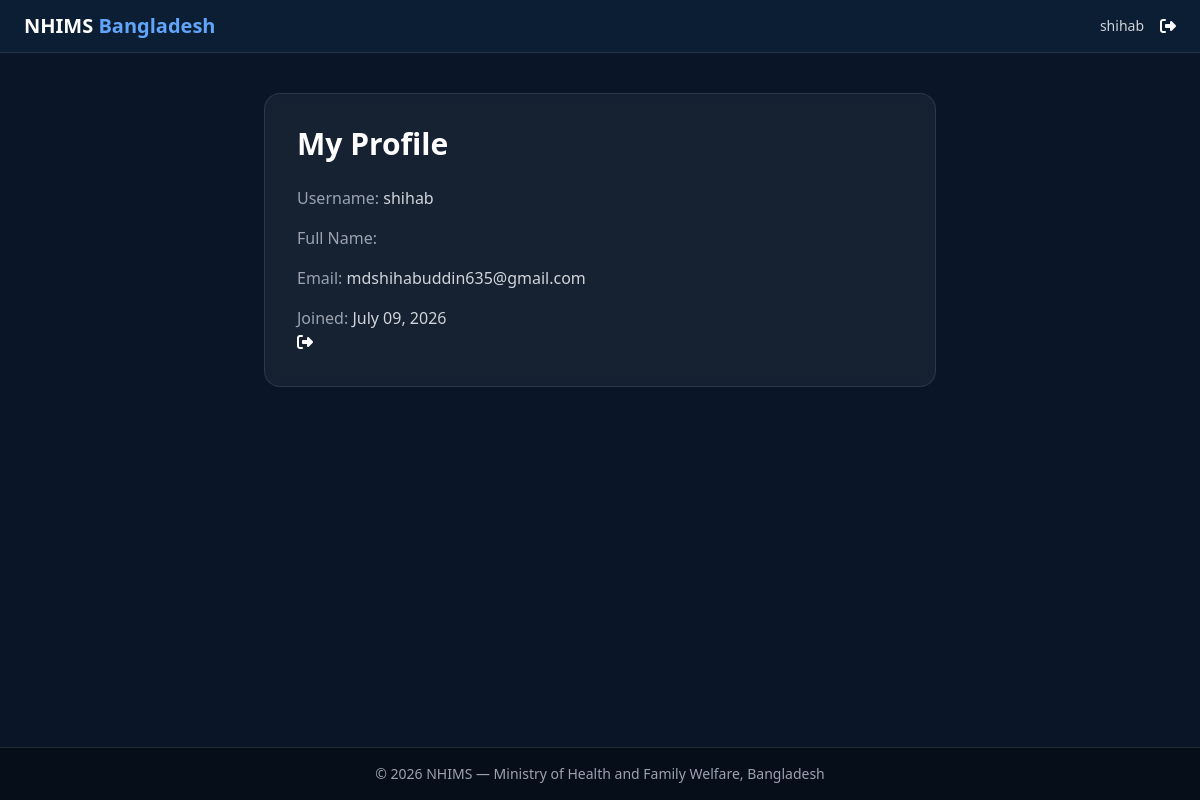
The page /accounts/profile/ (signed in) on the database its author committed.
### accounts/models.py (models this page shows, shortened)
class User(AbstractUser):
    class Role(models.TextChoices):
        SUPER_ADMIN = 'super_admin', 'Super Admin'
        HOSPITAL_ADMIN = 'hospital_admin', 'Hospital Admin'
        DOCTOR = 'doctor', 'Doctor'
        RECEPTIONIST = 'receptionist', 'Receptionist'
        LAB_TECHNICIAN = 'lab_technician', 'Lab Technician'
        PHARMACIST = 'pharmacist', 'Pharmacist'
        PATIENT = 'patient', 'Patient'
    role = models.CharField(
        max_length=30,
        choices=Role.choices,
        default=Role.PATIENT,
        help_text="User role – determines permissions and dashboard view"
    )
    phone_number = models.CharField(max_length=15, blank=True, null=True)
    nid = models.CharField(max_length=20, unique=True, blank=True, null=True)
    profile_picture = models.ImageField(upload_to='profile_pics/', blank=True, null=True)
    hospital = models.ForeignKey(
        'hospitals.Hospital',
        on_delete=models.SET_NULL,
        null=True,
        blank=True,
        related_name='users'
    )
    created_at = models.DateTimeField(auto_now_add=True)
    def is_super_admin(self):
        return self.role == self.Role.SUPER_ADMIN
    def is_hospital_admin(self):
        return self.role == self.Role.HOSPITAL_ADMIN
    def is_doctor(self):
        return self.role == self.Role.DOCTOR
    def is_receptionist(self):
        return self.role == self.Role.RECEPTIONIST
    def is_lab_technician(self):
        return self.role == self.Role.LAB_TECHNICIAN
    def is_pharmacist(self):
        return self.role == self.Role.PHARMACIST
    def is_patient(self):
        return self.role == self.Role.PATIENT

### accounts/views.py (the view)
# urls.py: path("profile/", views.profile, name="profile"),
@login_required
def profile(request):
    if request.method == 'POST':
        form = UserEditForm(request.POST, request.FILES, instance=request.user)
        if form.is_valid():
            form.save()
            return redirect('profile')
    else:
        form = UserEditForm(instance=request.user)
    return render(request, 'accounts/profile.html', {'form': form})

### accounts/context_processors.py (called while the page is built)
def user_role(request):
    if request.user.is_authenticated:
        return {
            'user_role': request.user.role,
            'is_doctor': request.user.is_doctor(),
            'is_patient': request.user.is_patient(),
            'is_hospital_admin': request.user.is_hospital_admin(),
            'is_super_admin': request.user.is_super_admin(),
            'is_lab_technician': request.user.is_lab_technician(),
            'is_pharmacist': request.user.is_pharmacist(),
            'is_receptionist': request.user.is_receptionist(),
            'is_staff': request.user.role in ['super_admin', 'hospital_admin', 'doctor', 'receptionist', 'lab_technician', 'pharmacist']
        }
    return {}

### dashboard/context.py (called while the page is built)
def dashboard_context(request):
    return DashboardService.get_all_active_data()

### dashboard/services.py (called while the page is built)
    @staticmethod
    def get_all_active_data():
        return {
            'hero': Hero.objects.filter(is_active=True).first(),
            'services': Service.objects.filter(is_active=True).order_by('display_order'),
            'features': Feature.objects.filter(is_active=True).order_by('display_order'),
            'stats': Statistic.objects.all().order_by('display_order'),
            'why_choose': WhyChooseUs.objects.all().order_by('order'),
            'testimonials': Testimonial.objects.filter(is_active=True).order_by('-created_at'),
            'faqs': FAQ.objects.filter(is_active=True).order_by('order'),
            'partners': Partner.objects.filter(is_active=True).order_by('display_order'),
            'cta': CTA.objects.filter(is_active=True).first(),
            'footer': Footer.objects.first(),
        }

### laboratory/context_processors.py (called while the page is built)
def laboratory_context(request):
    return {
        'lab_name': getattr(settings, 'LAB_NAME', 'NHIMS Laboratory'),
        'lab_version': getattr(settings, 'LAB_VERSION', '1.0.0'),
        'lab_show_notifications': getattr(settings, 'LAB_SHOW_NOTIFICATIONS', False),
    }

### accounts/templates/accounts/profile.html (shortened to what this page needs)
{% extends 'base.html' %}
{% block content %}
<div class="max-w-2xl mx-auto py-10">
    <div class="bg-white/5 backdrop-blur-sm border border-white/10 rounded-2xl p-8">
        <h2 class="text-3xl font-bold text-white mb-6">My Profile</h2>
        <div class="space-y-4 text-gray-300">
            <div><span class="text-gray-400">Username:</span> {{ user.username }}</div>
            <div><span class="text-gray-400">Full Name:</span> {{ user.get_full_name }}</div>
            <div><span class="text-gray-400">Email:</span> {{ user.email }}</div>
            <div><span class="text-gray-400">Joined:</span> {{ user.date_joined|date:"F d, Y" }}</div>
        </div>
        <form method="post" action="{% url 'accounts:logout' %}" style="display:inline;">
    <button type="submit" class="logout-btn" title="Logout"
            style="background:none;border:none;padding:0;cursor:pointer;">
        <i class="fas fa-sign-out-alt"></i>
    </button>
</form>
    </div>
</div>
{% endblock %}

### theme/templates/base.html (shortened to what this page needs)
{% load static tailwind_tags %}
<!DOCTYPE html>
<html lang="en">
<head>
    <script src="https://cdn.tailwindcss.com"></script>
    <link rel="stylesheet" href="https://cdnjs.cloudflare.com/ajax/libs/font-awesome/6.5.0/css/all.min.css">
</head>
<body class="bg-[#0a1628] text-white font-sans antialiased min-h-screen flex flex-col">
    {% block navbar %}
    <nav class="bg-[#0d2137]/80 backdrop-blur-md border-b border-white/10 px-6 py-3">
        <div class="max-w-7xl mx-auto flex justify-between items-center">
            <a href="/" class="text-xl font-bold text-white">NHIMS <span class="text-blue-400">Bangladesh</span></a>
            <div class="flex items-center gap-4">
                {% if user.is_authenticated %}
                    <span class="text-sm text-gray-300">{{ user.get_full_name|default:user.username }}</span>
                   <form method="post" action="{% url 'accounts:logout' %}" style="display:inline;">
    <button type="submit" class="logout-btn" title="Logout"
            style="background:none;border:none;padding:0;cursor:pointer;">
        <i class="fas fa-sign-out-alt"></i>
    </button>
</form>
                {% else %}
                    <a href="{% url 'accounts:login' %}" class="text-sm text-gray-300 hover:text-white">Login</a>
                    <a href="{% url 'accounts:signup' %}" class="text-sm bg-blue-600 px-4 py-1.5 rounded-full hover:bg-blue-700">Sign Up</a>
                {% endif %}
            </div>
        </div>
    </nav>
    {% endblock %}
    <main class="grow">
        {% block content %}{% endblock %}
    </main>
    {% block footer %}
    <footer class="bg-[#060e1a] border-t border-white/10 text-center text-gray-400 text-sm py-4">
        &copy; 2026 NHIMS — Ministry of Health and Family Welfare, Bangladesh
    </footer>
    {% endblock %}
</body>
</html>

### laboratory/templates/laboratory/components/messages.html (shortened to what this page needs)
{% load static %}

### rows shown on the page
User: get_full_name "shihab", username "shihab", email "mdshihabuddin635@gmail.com", date_joined "July 09, 2026"
